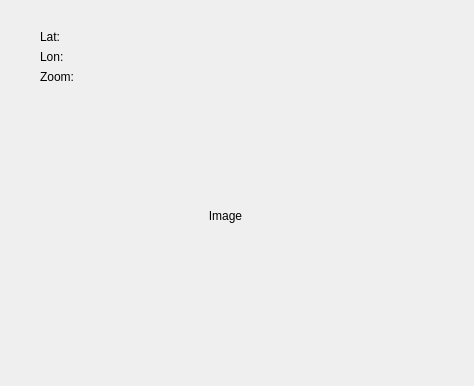
<?xml version="1.0" encoding="UTF-8"?>
<ui version="4.0">
 <class>Viewer</class>
 <widget class="QDialog" name="Viewer">
  <property name="geometry">
   <rect>
    <x>0</x>
    <y>0</y>
    <width>474</width>
    <height>386</height>
   </rect>
  </property>
  <property name="windowTitle">
   <string>Dialog</string>
  </property>
  <widget class="QWidget" name="">
   <property name="geometry">
    <rect>
     <x>40</x>
     <y>30</y>
     <width>371</width>
     <height>311</height>
    </rect>
   </property>
   <layout class="QVBoxLayout" name="verticalLayout">
    <item>
     <layout class="QGridLayout" name="gridLayout">
      <property name="sizeConstraint">
       <enum>QLayout::SizeConstraint::SetFixedSize</enum>
      </property>
      <item row="1" column="1">
       <widget class="QLabel" name="label_lon_edit">
        <property name="sizePolicy">
         <sizepolicy hsizetype="Minimum" vsizetype="Minimum">
          <horstretch>0</horstretch>
          <verstretch>0</verstretch>
         </sizepolicy>
        </property>
        <property name="text">
         <string/>
        </property>
       </widget>
      </item>
      <item row="0" column="0">
       <widget class="QLabel" name="label_lat">
        <property name="sizePolicy">
         <sizepolicy hsizetype="Minimum" vsizetype="Maximum">
          <horstretch>0</horstretch>
          <verstretch>0</verstretch>
         </sizepolicy>
        </property>
        <property name="text">
         <string>Lat:</string>
        </property>
       </widget>
      </item>
      <item row="2" column="0">
       <widget class="QLabel" name="label_zoom">
        <property name="sizePolicy">
         <sizepolicy hsizetype="Minimum" vsizetype="Maximum">
          <horstretch>0</horstretch>
          <verstretch>0</verstretch>
         </sizepolicy>
        </property>
        <property name="text">
         <string>Zoom:</string>
        </property>
       </widget>
      </item>
      <item row="2" column="1">
       <widget class="QLabel" name="label_zoom_edit">
        <property name="sizePolicy">
         <sizepolicy hsizetype="Minimum" vsizetype="Minimum">
          <horstretch>0</horstretch>
          <verstretch>0</verstretch>
         </sizepolicy>
        </property>
        <property name="text">
         <string/>
        </property>
       </widget>
      </item>
      <item row="1" column="0">
       <widget class="QLabel" name="label_lon">
        <property name="sizePolicy">
         <sizepolicy hsizetype="Minimum" vsizetype="Maximum">
          <horstretch>0</horstretch>
          <verstretch>0</verstretch>
         </sizepolicy>
        </property>
        <property name="text">
         <string>Lon:</string>
        </property>
       </widget>
      </item>
      <item row="0" column="1">
       <widget class="QLabel" name="label_lat_edit">
        <property name="sizePolicy">
         <sizepolicy hsizetype="Minimum" vsizetype="Minimum">
          <horstretch>0</horstretch>
          <verstretch>0</verstretch>
         </sizepolicy>
        </property>
        <property name="text">
         <string/>
        </property>
       </widget>
      </item>
     </layout>
    </item>
    <item>
     <widget class="QLabel" name="label_image">
      <property name="sizePolicy">
       <sizepolicy hsizetype="Preferred" vsizetype="Preferred">
        <horstretch>0</horstretch>
        <verstretch>5</verstretch>
       </sizepolicy>
      </property>
      <property name="layoutDirection">
       <enum>Qt::LayoutDirection::LeftToRight</enum>
      </property>
      <property name="text">
       <string>Image</string>
      </property>
      <property name="alignment">
       <set>Qt::AlignmentFlag::AlignCenter</set>
      </property>
     </widget>
    </item>
   </layout>
  </widget>
 </widget>
 <resources/>
 <connections/>
</ui>
